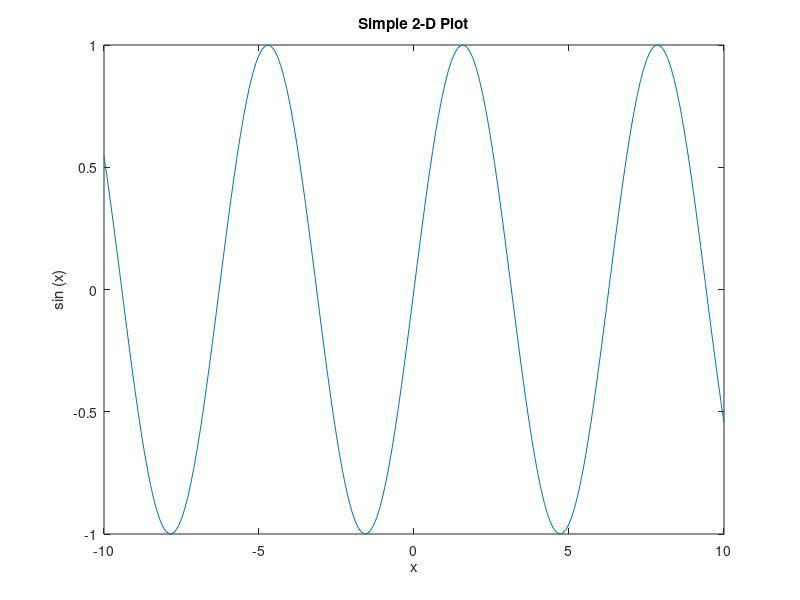
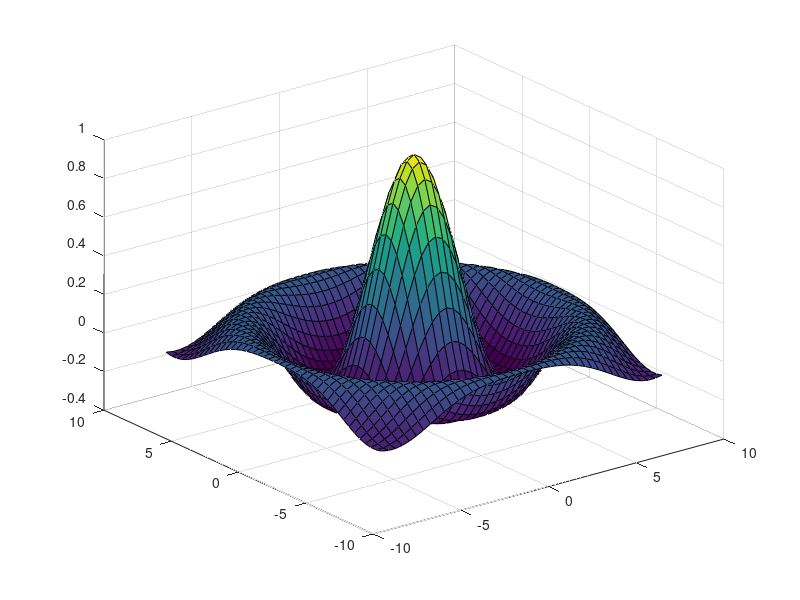

MATLAB code to generate these figures, in order:
%% Titre du document

%% Sous-titre 1

%%
% *Partie 1 : calcul simple*

b = [4; 9; 2];
A = [ 3 4 5;
      1 3 1;
      3 5 9 ];
x = A \ b
%%
% Le ";" à la fin d'une ligne empêche la sortie d'être affiché


%%
% *Partie 2 : sinus*
figure(1)
x = -10:0.1:10;
y = sin (x);
plot (x, y);
title ("Simple 2-D Plot");
xlabel ("x");
ylabel ("sin (x)");
%%
% Une sinusoide, ca donne le mal de mer.

%%
% *Partie 3 : Le mexique*
figure(2)
sombrero()
%%
% Il y a quatre belles choses à Mexico : les femmes, les habits, les chevaux et les rues.
